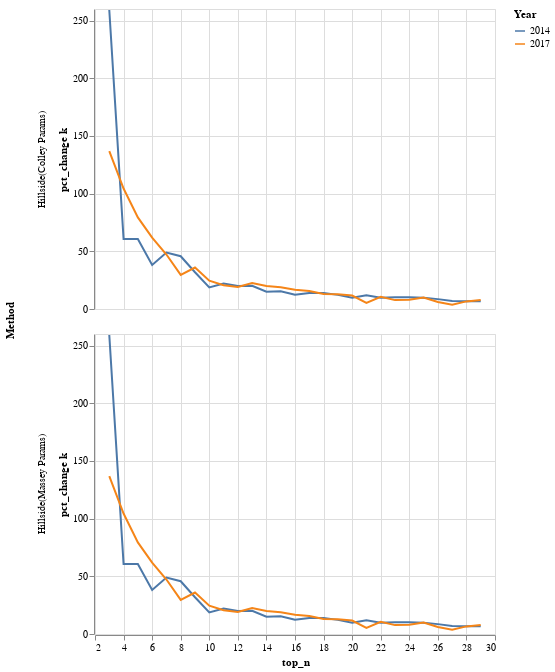

Notebook cell for this chart:
### Code cell
import altair as alt
alt.Chart(pct_change.reset_index().set_index('Year').loc[['2014','2017']].reset_index()).mark_line().encode(
    x='top_n',
    y='pct_change k',
    color='Year'
).facet(row='Method')

### Figure 1 — Vega-Lite specification as saved in the notebook (floating-point values rounded to 4 significant figures)
{"config": {"view": {"continuousWidth": 400, "continuousHeight": 300}}, "data": {"name": "data-f4c088efa12a657d389617dce33045b8"}, "facet": {"row": {"type": "nominal", "field": "Method"}}, "spec": {"mark": "line", "encoding": {"color": {"type": "nominal", "field": "Year"}, "x": {"type": "quantitative", "field": "top_n"}, "y": {"type": "quantitative", "field": "pct_change k"}}}, "$schema": "https://vega.github.io/schema/vega-lite/v4.8.1.json", "datasets": {"data-f4c088efa12a657d389617dce33045b8": [{"Year": "2014", "index": 672, "Method": "Hillside(Colley Params)", "k": 22.0, "k/k_worst": 0.0003585, "top_n": 2, "pct_change k": null}, {"Year": "2014", "index": 673, "Method": "Hillside(Colley Params)", "k": 79.0, "k/k_worst": 0.001287, "top_n": 3, "pct_change k": 259.1}, {"Year": "2014", "index": 674, "Method": "Hillside(Colley Params)", "k": 127.0, "k/k_worst": 0.002069, "top_n": 4, "pct_change k": 60.76}, {"Year": "2014", "index": 675, "Method": "Hillside(Colley Params)", "k": 204.0, "k/k_worst": 0.003324, "top_n": 5, "pct_change k": 60.63}, {"Year": "2014", "index": 676, "Method": "Hillside(Colley Params)", "k": 282.0, "k/k_worst": 0.004595, "top_n": 6, "pct_change k": 38.24}, {"Year": "2014", "index": 677, "Method": "Hillside(Colley Params)", "k": 420.0, "k/k_worst": 0.006844, "top_n": 7, "pct_change k": 48.94}, {"Year": "2014", "index": 678, "Method": "Hillside(Colley Params)", "k": 612.0, "k/k_worst": 0.009972, "top_n": 8, "pct_change k": 45.71}, {"Year": "2014", "index": 679, "Method": "Hillside(Colley Params)", "k": 807.0, "k/k_worst": 0.01315, "top_n": 9, "pct_change k": 31.86}, {"Year": "2014", "index": 680, "Method": "Hillside(Colley Params)", "k": 958.0, "k/k_worst": 0.01561, "top_n": 10, "pct_change k": 18.71}, {"Year": "2014", "index": 681, "Method": "Hillside(Colley Params)", "k": 1170.0, "k/k_worst": 0.01907, "top_n": 11, "pct_change k": 22.13}, {"Year": "2014", "index": 682, "Method": "Hillside(Colley Params)", "k": 1404.0, "k/k_worst": 0.02288, "top_n": 12, "pct_change k": 20.0}, {"Year": "2014", "index": 683, "Method": "Hillside(Colley Params)", "k": 1687.0, "k/k_worst": 0.02749, "top_n": 13, "pct_change k": 20.16}, {"Year": "2014", "index": 684, "Method": "Hillside(Colley Params)", "k": 1939.0, "k/k_worst": 0.0316, "top_n": 14, "pct_change k": 14.94}, {"Year": "2014", "index": 685, "Method": "Hillside(Colley Params)", "k": 2238.0, "k/k_worst": 0.03647, "top_n": 15, "pct_change k": 15.42}, {"Year": "2014", "index": 686, "Method": "Hillside(Colley Params)", "k": 2514.0, "k/k_worst": 0.04097, "top_n": 16, "pct_change k": 12.33}, {"Year": "2014", "index": 687, "Method": "Hillside(Colley Params)", "k": 2860.0, "k/k_worst": 0.0466, "top_n": 17, "pct_change k": 13.76}, {"Year": "2014", "index": 688, "Method": "Hillside(Colley Params)", "k": 3258.0, "k/k_worst": 0.05309, "top_n": 18, "pct_change k": 13.92}, {"Year": "2014", "index": 689, "Method": "Hillside(Colley Params)", "k": 3657.0, "k/k_worst": 0.05959, "top_n": 19, "pct_change k": 12.25}, {"Year": "2014", "index": 690, "Method": "Hillside(Colley Params)", "k": 4016.0, "k/k_worst": 0.06544, "top_n": 20, "pct_change k": 9.817}, {"Year": "2014", "index": 691, "Method": "Hillside(Colley Params)", "k": 4498.0, "k/k_worst": 0.07329, "top_n": 21, "pct_change k": 12.0}, {"Year": "2014", "index": 692, "Method": "Hillside(Colley Params)", "k": 4941.0, "k/k_worst": 0.08051, "top_n": 22, "pct_change k": 9.849}, {"Year": "2014", "index": 693, "Method": "Hillside(Colley Params)", "k": 5444.0, "k/k_worst": 0.08871, "top_n": 23, "pct_change k": 10.18}, {"Year": "2014", "index": 694, "Method": "Hillside(Colley Params)", "k": 6004.0, "k/k_worst": 0.09783, "top_n": 24, "pct_change k": 10.29}, {"Year": "2014", "index": 695, "Method": "Hillside(Colley Params)", "k": 6592.0, "k/k_worst": 0.1074, "top_n": 25, "pct_change k": 9.793}, {"Year": "2014", "index": 696, "Method": "Hillside(Colley Params)", "k": 7156.0, "k/k_worst": 0.1166, "top_n": 26, "pct_change k": 8.556}, {"Year": "2014", "index": 697, "Method": "Hillside(Colley Params)", "k": 7647.0, "k/k_worst": 0.1246, "top_n": 27, "pct_change k": 6.861}, {"Year": "2014", "index": 698, "Method": "Hillside(Colley Params)", "k": 8161.0, "k/k_worst": 0.133, "top_n": 28, "pct_change k": 6.722}, {"Year": "2014", "index": 699, "Method": "Hillside(Colley Params)", "k": 8710.0, "k/k_worst": 0.1419, "top_n": 29, "pct_change k": 6.727}, {"Year": "2014", "index": 700, "Method": "Hillside(Massey Params)", "k": 22.0, "k/k_worst": 0.0003585, "top_n": 2, "pct_change k": null}, {"Year": "2014", "index": 701, "Method": "Hillside(Massey Params)", "k": 79.0, "k/k_worst": 0.001287, "top_n": 3, "pct_change k": 259.1}, {"Year": "2014", "index": 702, "Method": "Hillside(Massey Params)", "k": 127.0, "k/k_worst": 0.002069, "top_n": 4, "pct_change k": 60.76}, {"Year": "2014", "index": 703, "Method": "Hillside(Massey Params)", "k": 204.0, "k/k_worst": 0.003324, "top_n": 5, "pct_change k": 60.63}, {"Year": "2014", "index": 704, "Method": "Hillside(Massey Params)", "k": 282.0, "k/k_worst": 0.004595, "top_n": 6, "pct_change k": 38.24}, {"Year": "2014", "index": 705, "Method": "Hillside(Massey Params)", "k": 420.0, "k/k_worst": 0.006844, "top_n": 7, "pct_change k": 48.94}, {"Year": "2014", "index": 706, "Method": "Hillside(Massey Params)", "k": 612.0, "k/k_worst": 0.009972, "top_n": 8, "pct_change k": 45.71}, {"Year": "2014", "index": 707, "Method": "Hillside(Massey Params)", "k": 807.0, "k/k_worst": 0.01315, "top_n": 9, "pct_change k": 31.86}, {"Year": "2014", "index": 708, "Method": "Hillside(Massey Params)", "k": 958.0, "k/k_worst": 0.01561, "top_n": 10, "pct_change k": 18.71}, {"Year": "2014", "index": 709, "Method": "Hillside(Massey Params)", "k": 1170.0, "k/k_worst": 0.01907, "top_n": 11, "pct_change k": 22.13}, {"Year": "2014", "index": 710, "Method": "Hillside(Massey Params)", "k": 1404.0, "k/k_worst": 0.02288, "top_n": 12, "pct_change k": 20.0}, {"Year": "2014", "index": 711, "Method": "Hillside(Massey Params)", "k": 1687.0, "k/k_worst": 0.02749, "top_n": 13, "pct_change k": 20.16}, {"Year": "2014", "index": 712, "Method": "Hillside(Massey Params)", "k": 1939.0, "k/k_worst": 0.0316, "top_n": 14, "pct_change k": 14.94}, {"Year": "2014", "index": 713, "Method": "Hillside(Massey Params)", "k": 2238.0, "k/k_worst": 0.03647, "top_n": 15, "pct_change k": 15.42}, {"Year": "2014", "index": 714, "Method": "Hillside(Massey Params)", "k": 2514.0, "k/k_worst": 0.04097, "top_n": 16, "pct_change k": 12.33}, {"Year": "2014", "index": 715, "Method": "Hillside(Massey Params)", "k": 2860.0, "k/k_worst": 0.0466, "top_n": 17, "pct_change k": 13.76}, {"Year": "2014", "index": 716, "Method": "Hillside(Massey Params)", "k": 3258.0, "k/k_worst": 0.05309, "top_n": 18, "pct_change k": 13.92}, {"Year": "2014", "index": 717, "Method": "Hillside(Massey Params)", "k": 3657.0, "k/k_worst": 0.05959, "top_n": 19, "pct_change k": 12.25}, {"Year": "2014", "index": 718, "Method": "Hillside(Massey Params)", "k": 4016.0, "k/k_worst": 0.06544, "top_n": 20, "pct_change k": 9.817}, {"Year": "2014", "index": 719, "Method": "Hillside(Massey Params)", "k": 4498.0, "k/k_worst": 0.07329, "top_n": 21, "pct_change k": 12.0}, {"Year": "2014", "index": 720, "Method": "Hillside(Massey Params)", "k": 4941.0, "k/k_worst": 0.08051, "top_n": 22, "pct_change k": 9.849}, {"Year": "2014", "index": 721, "Method": "Hillside(Massey Params)", "k": 5444.0, "k/k_worst": 0.08871, "top_n": 23, "pct_change k": 10.18}, {"Year": "2014", "index": 722, "Method": "Hillside(Massey Params)", "k": 6004.0, "k/k_worst": 0.09783, "top_n": 24, "pct_change k": 10.29}, {"Year": "2014", "index": 723, "Method": "Hillside(Massey Params)", "k": 6592.0, "k/k_worst": 0.1074, "top_n": 25, "pct_change k": 9.793}, {"Year": "2014", "index": 724, "Method": "Hillside(Massey Params)", "k": 7156.0, "k/k_worst": 0.1166, "top_n": 26, "pct_change k": 8.556}, {"Year": "2014", "index": 725, "Method": "Hillside(Massey Params)", "k": 7647.0, "k/k_worst": 0.1246, "top_n": 27, "pct_change k": 6.861}, {"Year": "2014", "index": 726, "Method": "Hillside(Massey Params)", "k": 8161.0, "k/k_worst": 0.133, "top_n": 28, "pct_change k": 6.722}, {"Year": "2014", "index": 727, "Method": "Hillside(Massey Params)", "k": 8710.0, "k/k_worst": 0.1419, "top_n": 29, "pct_change k": 6.727}, {"Year": "2017", "index": 840, "Method": "Hillside(Colley Params)", "k": 19.0, "k/k_worst": 0.0003489, "top_n": 2, "pct_change k": null}, {"Year": "2017", "index": 841, "Method": "Hillside(Colley Params)", "k": 45.0, "k/k_worst": 0.0008263, "top_n": 3, "pct_change k": 136.8}, {"Year": "2017", "index": 842, "Method": "Hillside(Colley Params)", "k": 92.0, "k/k_worst": 0.001689, "top_n": 4, "pct_change k": 104.4}, {"Year": "2017", "index": 843, "Method": "Hillside(Colley Params)", "k": 165.0, "k/k_worst": 0.00303, "top_n": 5, "pct_change k": 79.35}, {"Year": "2017", "index": 844, "Method": "Hillside(Colley Params)", "k": 267.0, "k/k_worst": 0.004903, "top_n": 6, "pct_change k": 61.82}, {"Year": "2017", "index": 845, "Method": "Hillside(Colley Params)", "k": 393.0, "k/k_worst": 0.007216, "top_n": 7, "pct_change k": 47.19}, {"Year": "2017", "index": 846, "Method": "Hillside(Colley Params)", "k": 509.0, "k/k_worst": 0.009346, "top_n": 8, "pct_change k": 29.52}, {"Year": "2017", "index": 847, "Method": "Hillside(Colley Params)", "k": 692.0, "k/k_worst": 0.01271, "top_n": 9, "pct_change k": 35.95}, {"Year": "2017", "index": 848, "Method": "Hillside(Colley Params)", "k": 862.0, "k/k_worst": 0.01583, "top_n": 10, "pct_change k": 24.57}, {"Year": "2017", "index": 849, "Method": "Hillside(Colley Params)", "k": 1040.0, "k/k_worst": 0.0191, "top_n": 11, "pct_change k": 20.65}, {"Year": "2017", "index": 850, "Method": "Hillside(Colley Params)", "k": 1239.0, "k/k_worst": 0.02275, "top_n": 12, "pct_change k": 19.13}, {"Year": "2017", "index": 851, "Method": "Hillside(Colley Params)", "k": 1518.0, "k/k_worst": 0.02787, "top_n": 13, "pct_change k": 22.52}, {"Year": "2017", "index": 852, "Method": "Hillside(Colley Params)", "k": 1820.0, "k/k_worst": 0.03342, "top_n": 14, "pct_change k": 19.89}, {"Year": "2017", "index": 853, "Method": "Hillside(Colley Params)", "k": 2164.0, "k/k_worst": 0.03974, "top_n": 15, "pct_change k": 18.9}, {"Year": "2017", "index": 854, "Method": "Hillside(Colley Params)", "k": 2527.0, "k/k_worst": 0.0464, "top_n": 16, "pct_change k": 16.77}, {"Year": "2017", "index": 855, "Method": "Hillside(Colley Params)", "k": 2923.0, "k/k_worst": 0.05367, "top_n": 17, "pct_change k": 15.67}, {"Year": "2017", "index": 856, "Method": "Hillside(Colley Params)", "k": 3306.0, "k/k_worst": 0.06071, "top_n": 18, "pct_change k": 13.1}, {"Year": "2017", "index": 857, "Method": "Hillside(Colley Params)", "k": 3728.0, "k/k_worst": 0.06845, "top_n": 19, "pct_change k": 12.76}, {"Year": "2017", "index": 858, "Method": "Hillside(Colley Params)", "k": 4161.0, "k/k_worst": 0.0764, "top_n": 20, "pct_change k": 11.61}, {"Year": "2017", "index": 859, "Method": "Hillside(Colley Params)", "k": 4380.0, "k/k_worst": 0.08043, "top_n": 21, "pct_change k": 5.263}, {"Year": "2017", "index": 860, "Method": "Hillside(Colley Params)", "k": 4841.0, "k/k_worst": 0.08889, "top_n": 22, "pct_change k": 10.53}, {"Year": "2017", "index": 861, "Method": "Hillside(Colley Params)", "k": 5214.0, "k/k_worst": 0.09574, "top_n": 23, "pct_change k": 7.705}, {"Year": "2017", "index": 862, "Method": "Hillside(Colley Params)", "k": 5627.0, "k/k_worst": 0.1033, "top_n": 24, "pct_change k": 7.921}, {"Year": "2017", "index": 863, "Method": "Hillside(Colley Params)", "k": 6191.0, "k/k_worst": 0.1137, "top_n": 25, "pct_change k": 10.02}, {"Year": "2017", "index": 864, "Method": "Hillside(Colley Params)", "k": 6563.0, "k/k_worst": 0.1205, "top_n": 26, "pct_change k": 6.009}, {"Year": "2017", "index": 865, "Method": "Hillside(Colley Params)", "k": 6806.0, "k/k_worst": 0.125, "top_n": 27, "pct_change k": 3.703}, {"Year": "2017", "index": 866, "Method": "Hillside(Colley Params)", "k": 7255.0, "k/k_worst": 0.1332, "top_n": 28, "pct_change k": 6.597}, {"Year": "2017", "index": 867, "Method": "Hillside(Colley Params)", "k": 7826.0, "k/k_worst": 0.1437, "top_n": 29, "pct_change k": 7.87}, {"Year": "2017", "index": 868, "Method": "Hillside(Massey Params)", "k": 19.0, "k/k_worst": 0.0003489, "top_n": 2, "pct_change k": null}, {"Year": "2017", "index": 869, "Method": "Hillside(Massey Params)", "k": 45.0, "k/k_worst": 0.0008263, "top_n": 3, "pct_change k": 136.8}, {"Year": "2017", "index": 870, "Method": "Hillside(Massey Params)", "k": 92.0, "k/k_worst": 0.001689, "top_n": 4, "pct_change k": 104.4}, {"Year": "2017", "index": 871, "Method": "Hillside(Massey Params)", "k": 165.0, "k/k_worst": 0.00303, "top_n": 5, "pct_change k": 79.35}, {"Year": "2017", "index": 872, "Method": "Hillside(Massey Params)", "k": 267.0, "k/k_worst": 0.004903, "top_n": 6, "pct_change k": 61.82}, {"Year": "2017", "index": 873, "Method": "Hillside(Massey Params)", "k": 393.0, "k/k_worst": 0.007216, "top_n": 7, "pct_change k": 47.19}, {"Year": "2017", "index": 874, "Method": "Hillside(Massey Params)", "k": 509.0, "k/k_worst": 0.009346, "top_n": 8, "pct_change k": 29.52}, {"Year": "2017", "index": 875, "Method": "Hillside(Massey Params)", "k": 692.0, "k/k_worst": 0.01271, "top_n": 9, "pct_change k": 35.95}, {"Year": "2017", "index": 876, "Method": "Hillside(Massey Params)", "k": 862.0, "k/k_worst": 0.01583, "top_n": 10, "pct_change k": 24.57}, {"Year": "2017", "index": 877, "Method": "Hillside(Massey Params)", "k": 1040.0, "k/k_worst": 0.0191, "top_n": 11, "pct_change k": 20.65}, {"Year": "2017", "index": 878, "Method": "Hillside(Massey Params)", "k": 1239.0, "k/k_worst": 0.02275, "top_n": 12, "pct_change k": 19.13}, {"Year": "2017", "index": 879, "Method": "Hillside(Massey Params)", "k": 1518.0, "k/k_worst": 0.02787, "top_n": 13, "pct_change k": 22.52}, {"Year": "2017", "index": 880, "Method": "Hillside(Massey Params)", "k": 1820.0, "k/k_worst": 0.03342, "top_n": 14, "pct_change k": 19.89}, {"Year": "2017", "index": 881, "Method": "Hillside(Massey Params)", "k": 2164.0, "k/k_worst": 0.03974, "top_n": 15, "pct_change k": 18.9}, {"Year": "2017", "index": 882, "Method": "Hillside(Massey Params)", "k": 2527.0, "k/k_worst": 0.0464, "top_n": 16, "pct_change k": 16.77}, {"Year": "2017", "index": 883, "Method": "Hillside(Massey Params)", "k": 2923.0, "k/k_worst": 0.05367, "top_n": 17, "pct_change k": 15.67}, {"Year": "2017", "index": 884, "Method": "Hillside(Massey Params)", "k": 3306.0, "k/k_worst": 0.06071, "top_n": 18, "pct_change k": 13.1}, {"Year": "2017", "index": 885, "Method": "Hillside(Massey Params)", "k": 3728.0, "k/k_worst": 0.06845, "top_n": 19, "pct_change k": 12.76}, {"Year": "2017", "index": 886, "Method": "Hillside(Massey Params)", "k": 4161.0, "k/k_worst": 0.0764, "top_n": 20, "pct_change k": 11.61}, {"Year": "2017", "index": 887, "Method": "Hillside(Massey Params)", "k": 4380.0, "k/k_worst": 0.08043, "top_n": 21, "pct_change k": 5.263}, {"Year": "2017", "index": 888, "Method": "Hillside(Massey Params)", "k": 4841.0, "k/k_worst": 0.08889, "top_n": 22, "pct_change k": 10.53}, {"Year": "2017", "index": 889, "Method": "Hillside(Massey Params)", "k": 5214.0, "k/k_worst": 0.09574, "top_n": 23, "pct_change k": 7.705}, {"Year": "2017", "index": 890, "Method": "Hillside(Massey Params)", "k": 5627.0, "k/k_worst": 0.1033, "top_n": 24, "pct_change k": 7.921}, {"Year": "2017", "index": 891, "Method": "Hillside(Massey Params)", "k": 6191.0, "k/k_worst": 0.1137, "top_n": 25, "pct_change k": 10.02}, {"Year": "2017", "index": 892, "Method": "Hillside(Massey Params)", "k": 6563.0, "k/k_worst": 0.1205, "top_n": 26, "pct_change k": 6.009}, {"Year": "2017", "index": 893, "Method": "Hillside(Massey Params)", "k": 6806.0, "k/k_worst": 0.125, "top_n": 27, "pct_change k": 3.703}, {"Year": "2017", "index": 894, "Method": "Hillside(Massey Params)", "k": 7255.0, "k/k_worst": 0.1332, "top_n": 28, "pct_change k": 6.597}, {"Year": "2017", "index": 895, "Method": "Hillside(Massey Params)", "k": 7826.0, "k/k_worst": 0.1437, "top_n": 29, "pct_change k": 7.87}]}}
